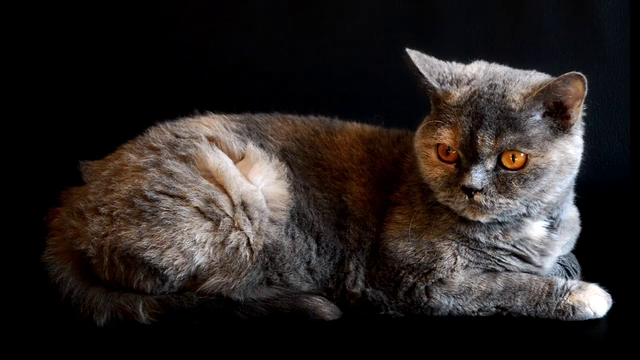
//> input picture frame 77 of etc/etcMH/Image_Processing/cat.mp4, 640 x 360 px
$ ./Homework1-7   (built with g++ and OpenCV 4)
//> lines starting //> are read from the running program, lines starting //| are printed output that depends on the picture
#include <opencv2/opencv.hpp>
using namespace cv;
using namespace std;

void put_string(Mat &frame, string text, Point pt, int value);
void zoom_bar(int value, void *);
void focus_bar(int value, void *);
void brightness_bar(int value, void *);
void contrast_bar(int value, void *);

VideoCapture capture;

Scalar red(0,0,255), blue(255,0,0), white(255,255,255), black(0,0,0);    //색깔 선언

int main()
{
    // 비디오 캡쳐 및 수정
    capture.open("cat.mp4");
    CV_Assert(capture.isOpened());

    capture.set(CAP_PROP_FRAME_WIDTH, 400);
    capture.set(CAP_PROP_FRAME_HEIGHT, 300);
    capture.set(CAP_PROP_AUTOFOCUS, 0);
    capture.set(CAP_PROP_BRIGHTNESS, 150);

    int zoom = capture.get(CAP_PROP_ZOOM);
    int focus = capture.get(CAP_PROP_FOCUS);
    int brightness = capture.get(CAP_PROP_BRIGHTNESS);
    int contrast = capture.get(CAP_PROP_CONTRAST);

    string title = "Set_Video file";
    namedWindow(title);
    createTrackbar("zoom", title, &zoom, 10, zoom_bar);
    createTrackbar("focus", title, &focus, 40, focus_bar);
    createTrackbar("brightness", title, &brightness, 255, brightness_bar);
    createTrackbar("contrast", title, &contrast, 255, contrast_bar);

    for (;;){
        Mat frame;
        capture >> frame;
//> frame is the input picture: 360 rows x 640 cols, CV_8UC3; mean B, G, R 34.8, 36.6, 42.2

        put_string(frame, "zoom: ", Point(10,240), zoom);
//> in put_string, `Point shade = pt + Point(2,2);`: shade = Point(12, 242)
        put_string(frame, "focus: ", Point(10,270), focus);
//> in put_string (call 2), `putText(frame, text, shade, font, 0.7, Scalar(0,0,0), 2);`: frame: 360 rows x 640 cols, CV_8UC3; mean B, G, R 35, 37, 42.3
        put_string(frame, "brightness: ", Point(10,300), brightness);
//> in put_string (call 3), `putText(frame, text, shade, font, 0.7, Scalar(0,0,0), 2);`: frame: 360 rows x 640 cols, CV_8UC3; mean B, G, R 35.3, 37.5, 42.4
        put_string(frame, "contrast: ", Point(10,330), contrast);
//> call 4 of put_string, with text = "contrast: ", pt = Point(10, 330), value = 0
//> in put_string (call 4), `Point shade = pt + Point(2,2);`: shade = Point(12, 332)
//> in put_string (call 4), `putText(frame, text, shade, font, 0.7, Scalar(0,0,0), 2);`: frame: 360 rows x 640 cols, CV_8UC3; mean B, G, R 35.8, 38.3, 42.8
//> in put_string (call 4), `putText(frame, text, pt, font, 0.7, Scalar(120,200,90), 2);`:
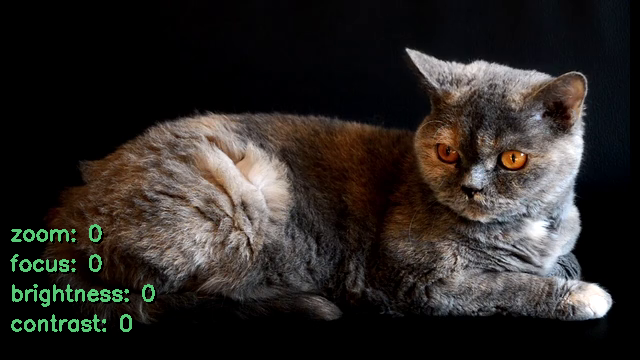
//> frame: 360 rows x 640 cols, CV_8UC3; mean B, G, R 36.2, 39, 43.1

        imshow(title, frame);
        if (waitKey(30) == 27) break;
//> the Esc key is pressed
    }

    return 0;
}

void put_string(Mat &frame, string text, Point pt, int value)
{
    text += to_string(value);
    Point shade = pt + Point(2,2);
    int font = FONT_HERSHEY_SIMPLEX;
    putText(frame, text, shade, font, 0.7, Scalar(0,0,0), 2);
    putText(frame, text, pt, font, 0.7, Scalar(120,200,90), 2);
}

void zoom_bar(int value, void *) {capture.set(CAP_PROP_ZOOM, value);}
void focus_bar(int value, void *) {capture.set(CAP_PROP_FOCUS, value);}
void brightness_bar(int value, void *) {capture.set(CAP_PROP_BRIGHTNESS, value);}
void contrast_bar(int value, void *) {capture.set(CAP_PROP_CONTRAST, value);}

$ run again, starting later in the video
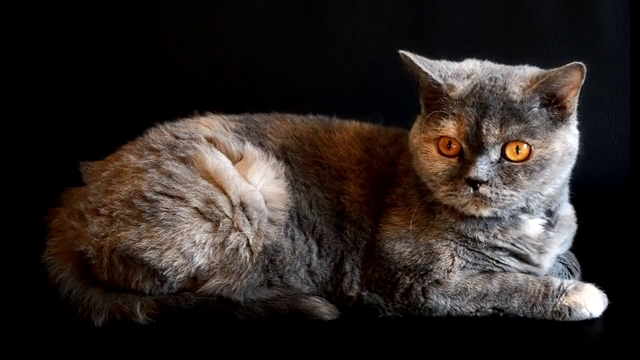
//> input picture frame 346 of etc/etcMH/Image_Processing/cat.mp4, 640 x 360 px
//> frame is the input picture: 360 rows x 640 cols, CV_8UC3; mean B, G, R 36.2, 39.1, 46.3
//> shade = Point(12, 242)
//> shade = Point(12, 332)
//> in put_string (call 4), `putText(frame, text, pt, font, 0.7, Scalar(120,200,90), 2);`:
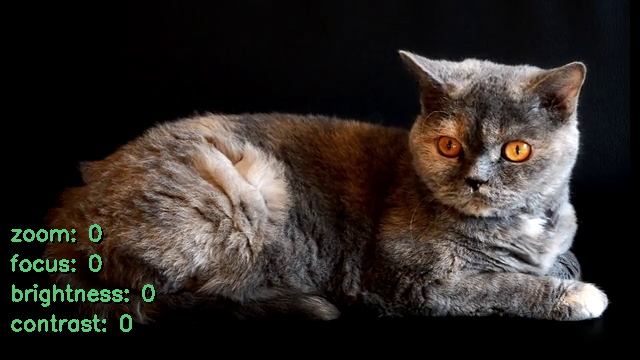
//> frame: 360 rows x 640 cols, CV_8UC3; mean B, G, R 37.6, 41.4, 47.1

$ run again, starting later in the video
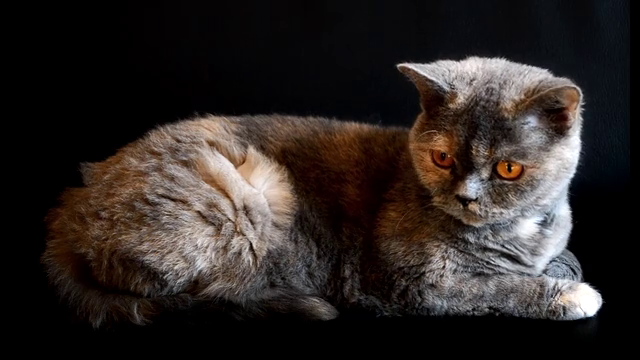
//> input picture frame 616 of etc/etcMH/Image_Processing/cat.mp4, 640 x 360 px
//> frame is the input picture: 360 rows x 640 cols, CV_8UC3; mean B, G, R 36.3, 38.6, 45.3
//> shade = Point(12, 242)
//> shade = Point(12, 332)
//> in put_string (call 4), `putText(frame, text, pt, font, 0.7, Scalar(120,200,90), 2);`:
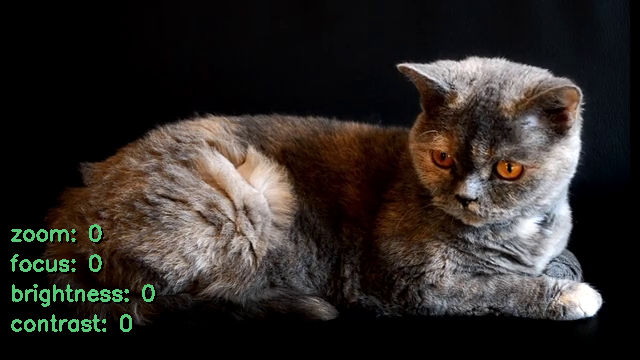
//> frame: 360 rows x 640 cols, CV_8UC3; mean B, G, R 37.7, 41, 46.1
